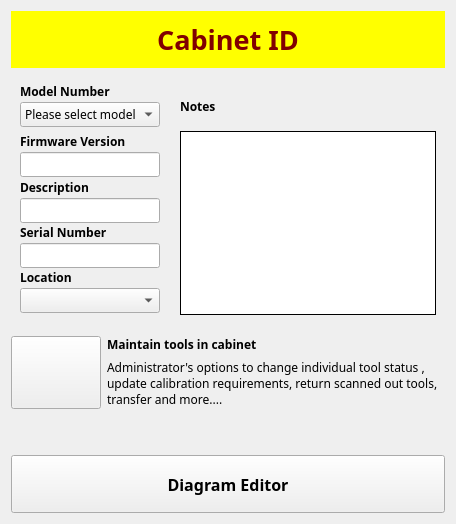
     <widget class="QWidget" name="tabCabinet">
      <attribute name="icon">
       <iconset>
        <normaloff>images/cabinet_svg.svg</normaloff>images/cabinet_svg.svg</iconset>
      </attribute>
      <attribute name="title">
       <string>Cabinet</string>
      </attribute>
      <layout class="QGridLayout" name="gridLayout_2">
       <item row="1" column="0">
        <layout class="QVBoxLayout" name="verticalLayout_6">
         <item>
          <widget class="QFrame" name="frame">
           <property name="minimumSize">
            <size>
             <width>0</width>
             <height>250</height>
            </size>
           </property>
           <property name="maximumSize">
            <size>
             <width>16777215</width>
             <height>250</height>
            </size>
           </property>
           <property name="frameShape">
            <enum>QFrame::NoFrame</enum>
           </property>
           <property name="frameShadow">
            <enum>QFrame::Plain</enum>
           </property>
           <layout class="QFormLayout" name="formLayout">
            <item row="0" column="0" colspan="2">
             <layout class="QGridLayout" name="gridLayout_5">
              <property name="horizontalSpacing">
               <number>20</number>
              </property>
              <property name="verticalSpacing">
               <number>2</number>
              </property>
              <item row="6" column="0">
               <widget class="QLabel" name="label_14">
                <property name="font">
                 <font>
                  <family>Century Gothic</family>
                  <pointsize>9</pointsize>
                  <weight>75</weight>
                  <bold>true</bold>
                 </font>
                </property>
                <property name="text">
                 <string>Description</string>
                </property>
               </widget>
              </item>
              <item row="0" column="1" rowspan="3">
               <widget class="QLabel" name="label_17">
                <property name="font">
                 <font>
                  <family>Century Gothic</family>
                  <pointsize>9</pointsize>
                  <weight>75</weight>
                  <bold>true</bold>
                 </font>
                </property>
                <property name="text">
                 <string>Notes</string>
                </property>
               </widget>
              </item>
              <item row="0" column="0">
               <widget class="QLabel" name="label_12">
                <property name="font">
                 <font>
                  <family>Century Gothic</family>
                  <pointsize>9</pointsize>
                  <weight>75</weight>
                  <bold>true</bold>
                 </font>
                </property>
                <property name="text">
                 <string>Model Number</string>
                </property>
               </widget>
              </item>
              <item row="5" column="0">
               <widget class="QLineEdit" name="edtFirmware">
                <property name="minimumSize">
                 <size>
                  <width>0</width>
                  <height>25</height>
                 </size>
                </property>
                <property name="maximumSize">
                 <size>
                  <width>268</width>
                  <height>25</height>
                 </size>
                </property>
                <property name="font">
                 <font>
                  <family>Century Gothic</family>
                  <pointsize>9</pointsize>
                 </font>
                </property>
               </widget>
              </item>
              <item row="4" column="0">
               <widget class="QLabel" name="label_13">
                <property name="font">
                 <font>
                  <family>Century Gothic</family>
                  <pointsize>9</pointsize>
                  <weight>75</weight>
                  <bold>true</bold>
                 </font>
                </property>
                <property name="text">
                 <string>Firmware Version</string>
                </property>
               </widget>
              </item>
              <item row="7" column="0">
               <widget class="QLineEdit" name="edtDescription">
                <property name="minimumSize">
                 <size>
                  <width>0</width>
                  <height>25</height>
                 </size>
                </property>
                <property name="maximumSize">
                 <size>
                  <width>268</width>
                  <height>25</height>
                 </size>
                </property>
                <property name="font">
                 <font>
                  <family>Century Gothic</family>
                  <pointsize>9</pointsize>
                 </font>
                </property>
               </widget>
              </item>
              <item row="8" column="0">
               <widget class="QLabel" name="label_15">
                <property name="font">
                 <font>
                  <family>Century Gothic</family>
                  <pointsize>9</pointsize>
                  <weight>75</weight>
                  <bold>true</bold>
                 </font>
                </property>
                <property name="text">
                 <string>Serial Number</string>
                </property>
               </widget>
              </item>
              <item row="9" column="0">
               <widget class="QLineEdit" name="edtSerial">
                <property name="minimumSize">
                 <size>
                  <width>0</width>
                  <height>25</height>
                 </size>
                </property>
                <property name="maximumSize">
                 <size>
                  <width>268</width>
                  <height>25</height>
                 </size>
                </property>
                <property name="font">
                 <font>
                  <family>Century Gothic</family>
                  <pointsize>9</pointsize>
                 </font>
                </property>
               </widget>
              </item>
              <item row="10" column="0">
               <widget class="QLabel" name="label_16">
                <property name="font">
                 <font>
                  <family>Century Gothic</family>
                  <pointsize>9</pointsize>
                  <weight>75</weight>
                  <bold>true</bold>
                 </font>
                </property>
                <property name="text">
                 <string>Location</string>
                </property>
               </widget>
              </item>
              <item row="3" column="1" rowspan="10">
               <widget class="QTextEdit" name="edtNotes">
                <property name="font">
                 <font>
                  <family>Century Gothic</family>
                  <pointsize>9</pointsize>
                 </font>
                </property>
                <property name="frameShape">
                 <enum>QFrame::Box</enum>
                </property>
                <property name="frameShadow">
                 <enum>QFrame::Plain</enum>
                </property>
                <property name="horizontalScrollBarPolicy">
                 <enum>Qt::ScrollBarAlwaysOff</enum>
                </property>
               </widget>
              </item>
              <item row="1" column="0">
               <widget class="QComboBox" name="cbModelNumber">
                <property name="font">
                 <font>
                  <family>Century Gothic</family>
                  <pointsize>9</pointsize>
                 </font>
                </property>
                <item>
                 <property name="text">
                  <string>Please select model</string>
                 </property>
                </item>
                <item>
                 <property name="text">
                  <string>kabTRAK-1</string>
                 </property>
                </item>
                <item>
                 <property name="text">
                  <string>kabTRAK-2</string>
                 </property>
                </item>
                <item>
                 <property name="text">
                  <string>kabTRAK-3</string>
                 </property>
                </item>
                <item>
                 <property name="text">
                  <string>kabTRAK-1S</string>
                 </property>
                </item>
                <item>
                 <property name="text">
                  <string>kabTRAK-2S</string>
                 </property>
                </item>
                <item>
                 <property name="text">
                  <string>kabTRA-3S</string>
                 </property>
                </item>
               </widget>
              </item>
              <item row="11" column="0">
               <widget class="QComboBox" name="cbLocation">
                <property name="font">
                 <font>
                  <family>Century Gothic</family>
                  <pointsize>9</pointsize>
                 </font>
                </property>
               </widget>
              </item>
             </layout>
            </item>
           </layout>
          </widget>
         </item>
        </layout>
       </item>
       <item row="0" column="0">
        <widget class="QLabel" name="lblCabinet">
         <property name="sizePolicy">
          <sizepolicy hsizetype="Preferred" vsizetype="Fixed">
           <horstretch>0</horstretch>
           <verstretch>0</verstretch>
          </sizepolicy>
         </property>
         <property name="minimumSize">
          <size>
           <width>0</width>
           <height>57</height>
          </size>
         </property>
         <property name="maximumSize">
          <size>
           <width>16777215</width>
           <height>57</height>
          </size>
         </property>
         <property name="font">
          <font>
           <family>Century Gothic</family>
           <pointsize>20</pointsize>
           <weight>75</weight>
           <bold>true</bold>
          </font>
         </property>
         <property name="styleSheet">
          <string notr="true">background-color: rgb(255, 255, 0);
color: rgb(128, 0, 0);</string>
         </property>
         <property name="text">
          <string>Cabinet ID</string>
         </property>
         <property name="alignment">
          <set>Qt::AlignCenter</set>
         </property>
        </widget>
       </item>
       <item row="2" column="0">
        <layout class="QHBoxLayout" name="horizontalLayout_6">
         <property name="sizeConstraint">
          <enum>QLayout::SetMinAndMaxSize</enum>
         </property>
         <property name="topMargin">
          <number>6</number>
         </property>
         <item>
          <widget class="QPushButton" name="btnAdminMaint">
           <property name="enabled">
            <bool>true</bool>
           </property>
           <property name="sizePolicy">
            <sizepolicy hsizetype="Fixed" vsizetype="Fixed">
             <horstretch>0</horstretch>
             <verstretch>0</verstretch>
            </sizepolicy>
           </property>
           <property name="minimumSize">
            <size>
             <width>90</width>
             <height>73</height>
            </size>
           </property>
           <property name="maximumSize">
            <size>
             <width>90</width>
             <height>73</height>
            </size>
           </property>
           <property name="text">
            <string/>
           </property>
           <property name="icon">
            <iconset>
             <normaloff>images/tool_svg.svg</normaloff>images/tool_svg.svg</iconset>
           </property>
           <property name="iconSize">
            <size>
             <width>32</width>
             <height>32</height>
            </size>
           </property>
          </widget>
         </item>
         <item>
          <layout class="QVBoxLayout" name="verticalLayout_7">
           <item>
            <widget class="QLabel" name="label_11">
             <property name="sizePolicy">
              <sizepolicy hsizetype="Preferred" vsizetype="Fixed">
               <horstretch>0</horstretch>
               <verstretch>0</verstretch>
              </sizepolicy>
             </property>
             <property name="minimumSize">
              <size>
               <width>0</width>
               <height>16</height>
              </size>
             </property>
             <property name="font">
              <font>
               <family>Century Gothic</family>
               <pointsize>9</pointsize>
               <weight>75</weight>
               <bold>true</bold>
              </font>
             </property>
             <property name="text">
              <string>Maintain tools in cabinet</string>
             </property>
            </widget>
           </item>
           <item>
            <widget class="QLabel" name="label_10">
             <property name="sizePolicy">
              <sizepolicy hsizetype="Preferred" vsizetype="Preferred">
               <horstretch>0</horstretch>
               <verstretch>0</verstretch>
              </sizepolicy>
             </property>
             <property name="font">
              <font>
               <family>Century Gothic</family>
               <pointsize>9</pointsize>
              </font>
             </property>
             <property name="text">
              <string>Administrator's options to change individual tool status , update calibration requirements, return scanned out tools, transfer and more....</string>
             </property>
             <property name="textFormat">
              <enum>Qt::PlainText</enum>
             </property>
             <property name="scaledContents">
              <bool>false</bool>
             </property>
             <property name="alignment">
              <set>Qt::AlignLeading|Qt::AlignLeft|Qt::AlignTop</set>
             </property>
             <property name="wordWrap">
              <bool>true</bool>
             </property>
            </widget>
           </item>
          </layout>
         </item>
        </layout>
       </item>
       <item row="3" column="0">
        <spacer name="verticalSpacer">
         <property name="orientation">
          <enum>Qt::Vertical</enum>
         </property>
         <property name="sizeHint" stdset="0">
          <size>
           <width>20</width>
           <height>40</height>
          </size>
         </property>
        </spacer>
       </item>
       <item row="4" column="0">
        <widget class="QPushButton" name="btnDLE">
         <property name="minimumSize">
          <size>
           <width>0</width>
           <height>58</height>
          </size>
         </property>
         <property name="maximumSize">
          <size>
           <width>16777215</width>
           <height>58</height>
          </size>
         </property>
         <property name="font">
          <font>
           <family>Century Gothic</family>
           <pointsize>12</pointsize>
           <weight>75</weight>
           <bold>true</bold>
          </font>
         </property>
         <property name="text">
          <string>Diagram Editor</string>
         </property>
        </widget>
       </item>
      </layout>
     </widget>
